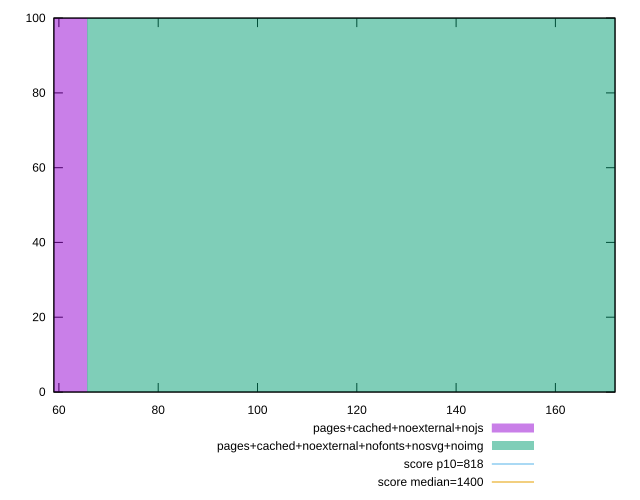

gnuplot code for this plot:
reset

$pagesCachedNoexternalNojs <<EOF
0 100
EOF

$pagesCachedNoexternalNofontsNosvgNoimg <<EOF
131.46199612157284 100
EOF

set key outside below
set boxwidth 131.46199612157284
set xrange [59:172]
set yrange [0:100]
set trange [0:100]
set style fill transparent solid 0.5 noborder

set parametric
set terminal svg size 640, 500 enhanced background rgb 'white'
set output "report_00007_2020-12-11T15:55:29.892Z/dom-size/comparison/histogram/10_vs_11.svg"

plot $pagesCachedNoexternalNojs title "pages+cached+noexternal+nojs" with boxes, \
     $pagesCachedNoexternalNofontsNosvgNoimg title "pages+cached+noexternal+nofonts+nosvg+noimg" with boxes, \
     818,t title "score p10=818", \
     1400,t title "score median=1400"

reset
